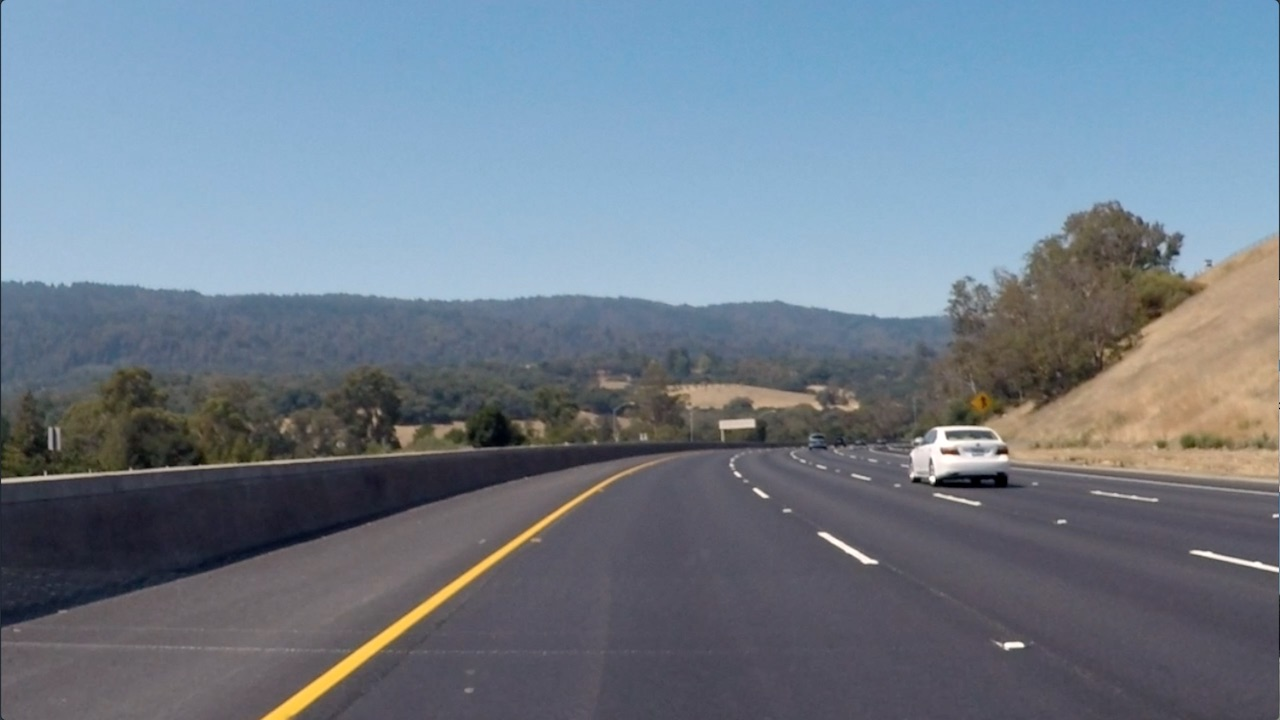
#> input picture part1_introduction_to_computer_vision/1_2_Convolutional_Filters_and_Edge_Detection/images/curved_lane.jpg, 1280 x 720 px
$ jupyter execute '2. FInding Edges and Custom Kernels.ipynb'   (shell and % lines are left out)
#> lines starting #> are read from the running program, lines starting #| are printed output that depends on the picture
# Creating a Filter, Edge Detection

## Import resources and display image

[cell 1]
import matplotlib.pyplot as plt
import matplotlib.image as mpimg

import cv2
import numpy as np


# Read in the image
image = mpimg.imread('images/curved_lane.jpg')
#> image is the input picture: shape (720, 1280, 3); mean R, G, B 112.1, 125, 138.7

plt.imshow(image)

## Convert the image to grayscale

[cell 2]
# Convert to grayscale for filtering
gray = cv2.cvtColor(image, cv2.COLOR_RGB2GRAY)
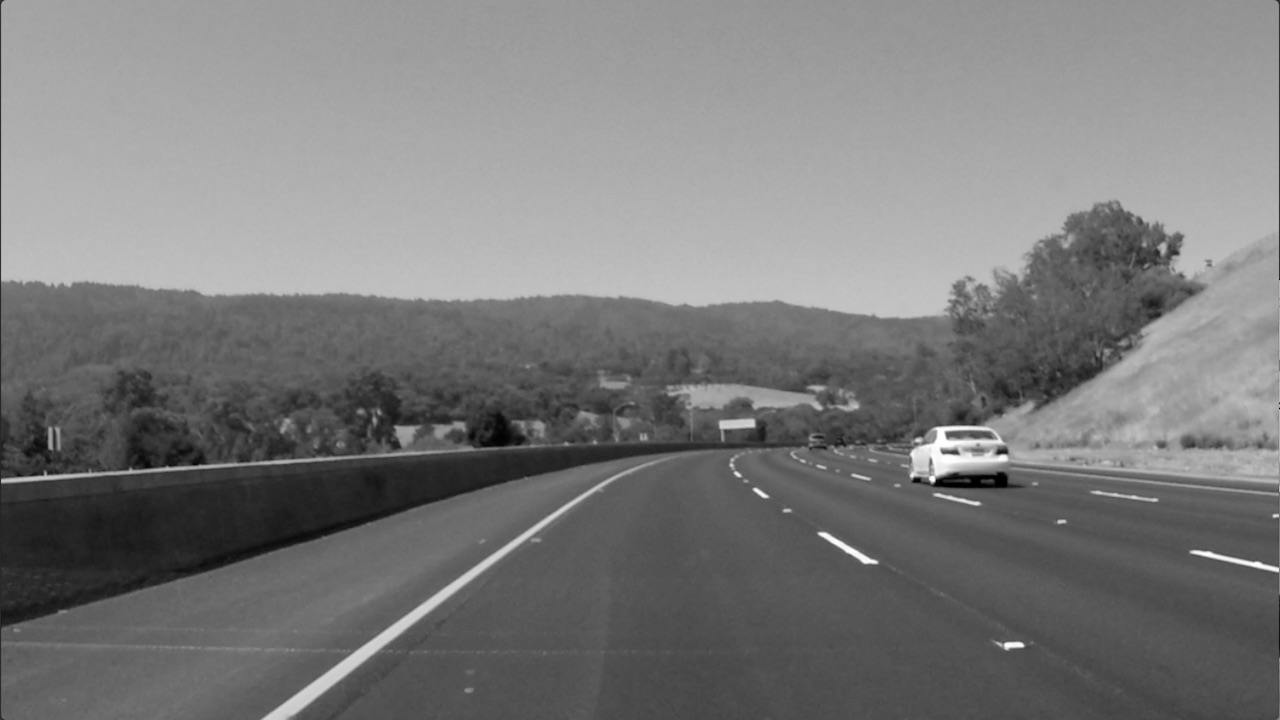
#> gray: shape (720, 1280); min 0, max 255, mean 122.7

plt.imshow(gray, cmap='gray')

## Create a custom kernel

The Sobel filter is very commonly used in edge detection and in finding patterns in intensity in an image. Applying a Sobel filter to an image is a way o taking (an approximation) of the derivative of the image in the x or y direction, separately.

For a challenge, see if we can put the image through a series of filters: first one that blurs the image (takes an average of pixels), and then one that detects the edges.

[cell 3]
# Create a custom kernel

# 3x3 array for edge detection
sobel_y = np.array([[ -1, -2, -1],
                    [ 0, 0, 0],
                    [ 1, 2, 1]])

# Create and apply a Sobel x operator
sobel_x = np.array([[ -1, 0, 1],
                    [ -2, 0, 2],
                    [ -1, 0, 1]])

# takes the average
average_filter = np.array([[ 1/9, 1/9, 1/9],
                           [ 1/9, 1/9, 1/9],
                           [ 1/9, 1/9, 1/9]])


# Filter the image using filter2D, which has inputs:
# (grayscale image, bit-depth, kernel)
filtered_image_avg = cv2.filter2D(gray, -1, average_filter)
filtered_image = cv2.filter2D(filtered_image_avg, -1, sobel_y)
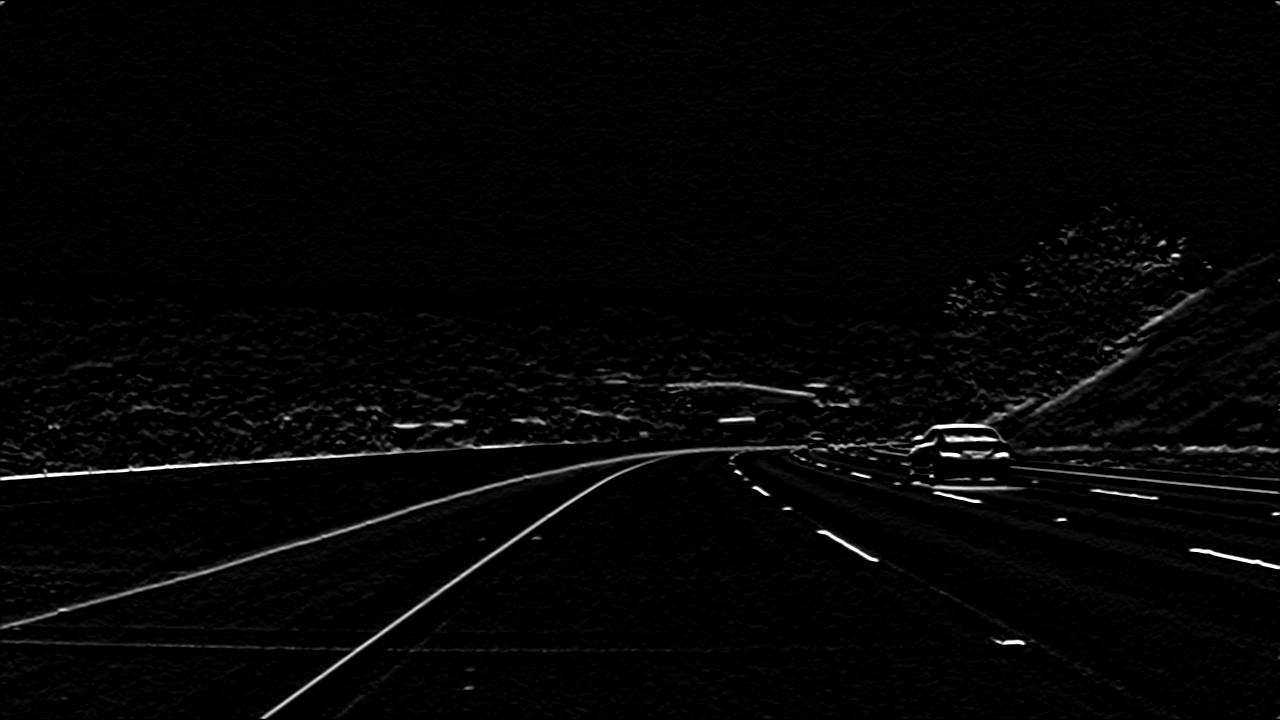
#> filtered_image: shape (720, 1280); min 0, max 255, mean 5.1

plt.imshow(filtered_image, cmap='gray')

$ run again, with part1_introduction_to_computer_vision/1_2_Convolutional_Filters_and_Edge_Detection/images/birds.jpg copied over part1_introduction_to_computer_vision/1_2_Convolutional_Filters_and_Edge_Detection/images/curved_lane.jpg
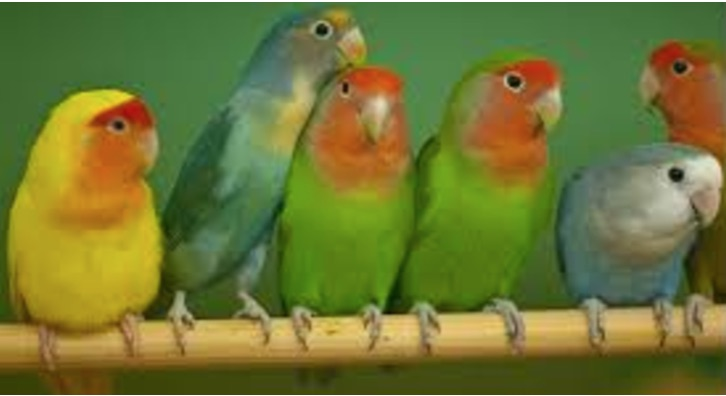
#> input picture part1_introduction_to_computer_vision/1_2_Convolutional_Filters_and_Edge_Detection/images/birds.jpg, 726 x 396 px
#> image is the input picture: shape (396, 726, 3); mean R, G, B 111.1, 118.2, 52.2
#> `gray = cv2.cvtColor(image, cv2.COLOR_RGB2GRAY)`:
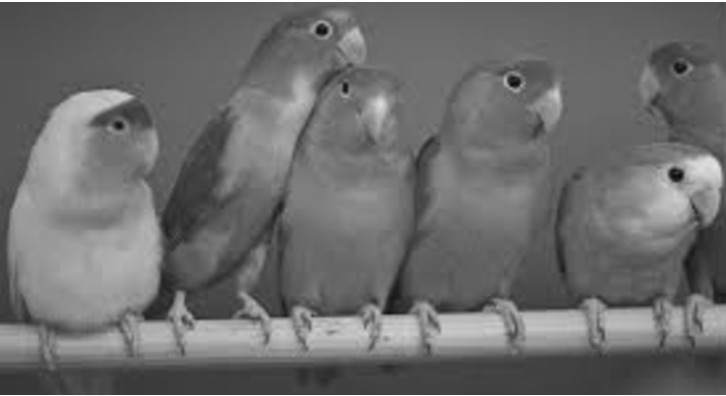
#> gray: shape (396, 726); min 8, max 255, mean 108.6
#> `filtered_image = cv2.filter2D(filtered_image_avg, -1, sobel_y)`:
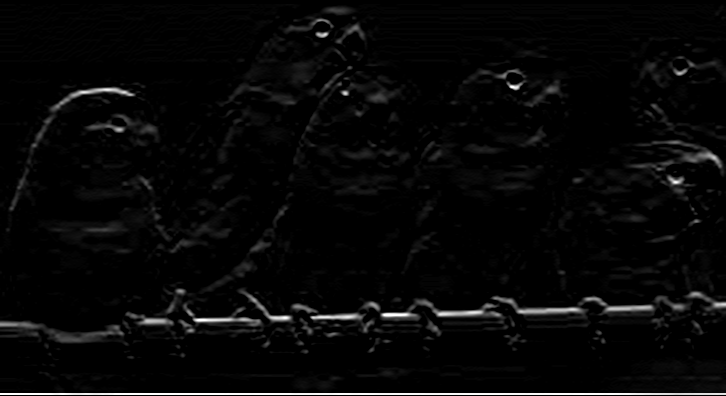
#> filtered_image: shape (396, 726); min 0, max 255, mean 7.2

$ run again, with part1_introduction_to_computer_vision/1_2_Convolutional_Filters_and_Edge_Detection/images/city_hall.jpg copied over part1_introduction_to_computer_vision/1_2_Convolutional_Filters_and_Edge_Detection/images/curved_lane.jpg
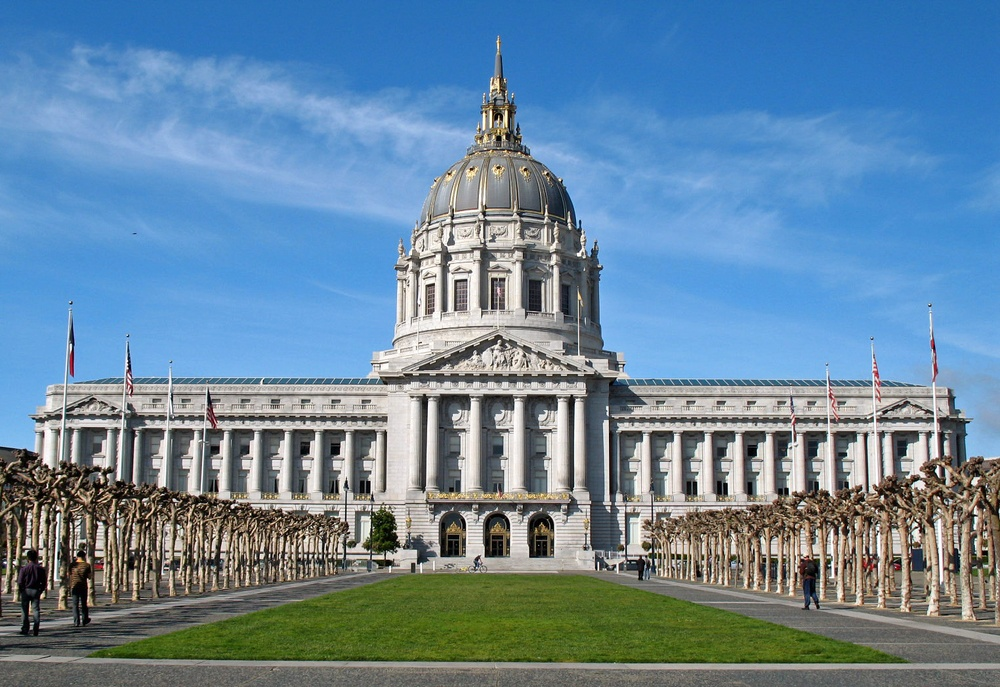
#> input picture part1_introduction_to_computer_vision/1_2_Convolutional_Filters_and_Edge_Detection/images/city_hall.jpg, 1000 x 687 px, shrunk from 1524 x 1047 before the run
#> image is the input picture: shape (687, 1000, 3); mean R, G, B 104.5, 135, 158.6
#> `gray = cv2.cvtColor(image, cv2.COLOR_RGB2GRAY)`:
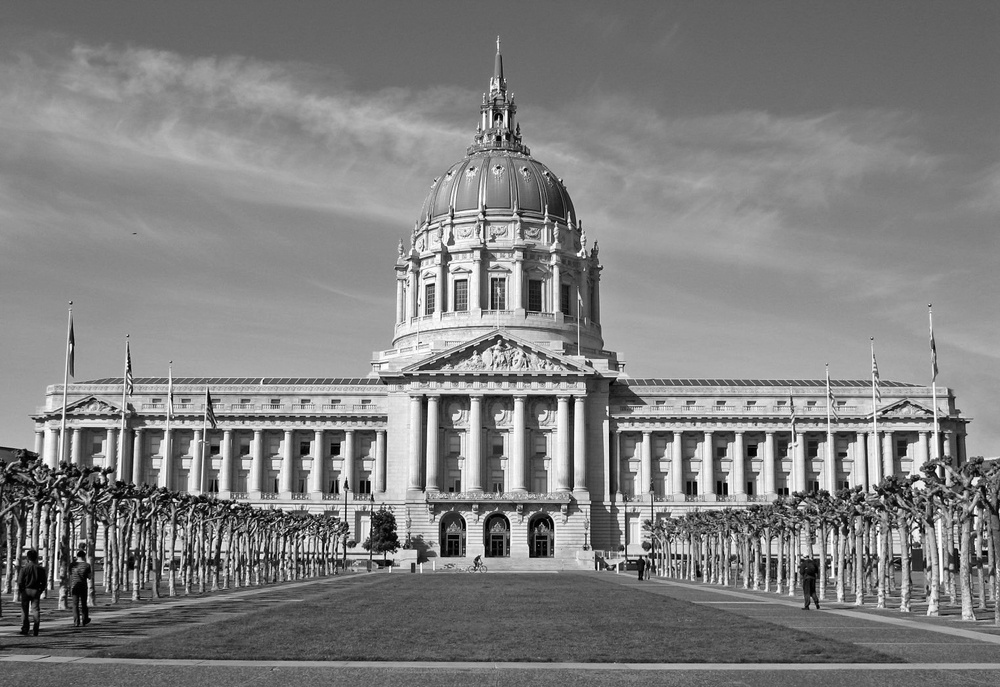
#> gray: shape (687, 1000); min 0, max 255, mean 128.6
#> `filtered_image = cv2.filter2D(filtered_image_avg, -1, sobel_y)`:
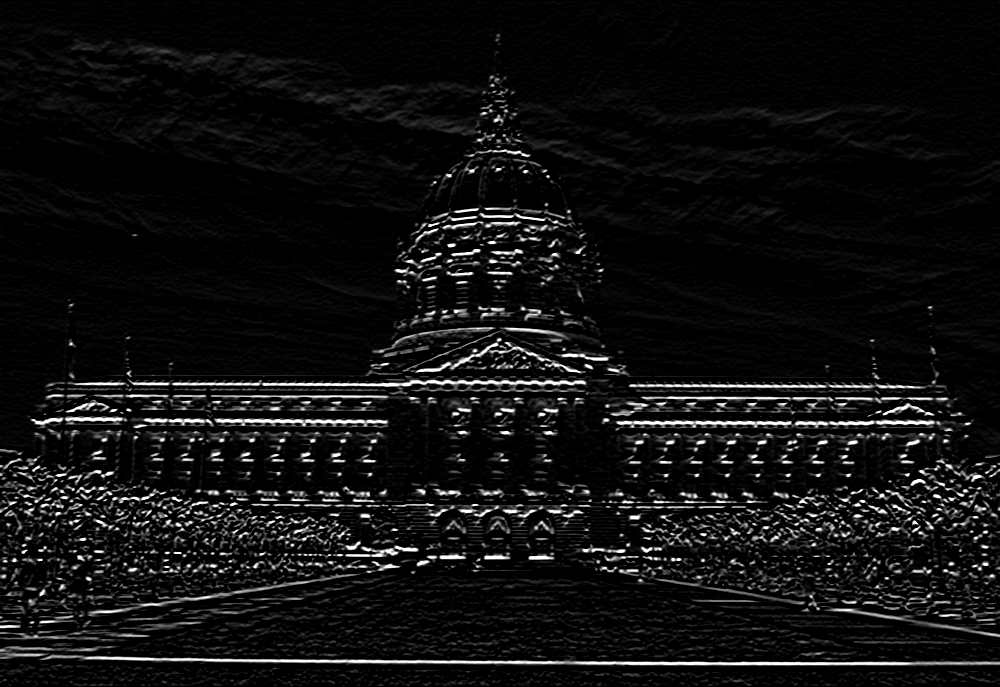
#> filtered_image: shape (687, 1000); min 0, max 255, mean 16.5
